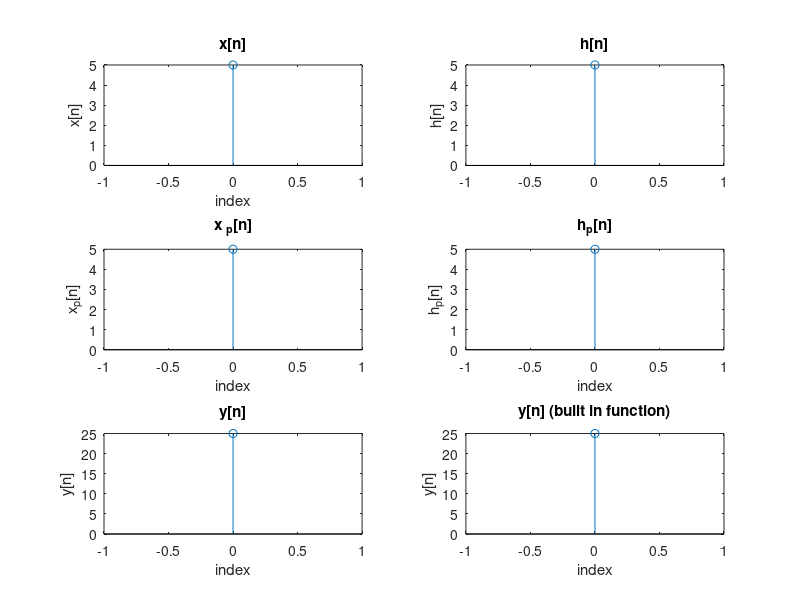

MATLAB code for this plot:
x=input("Enter x[n]:");
h=input("Enter h[n]");
N=length(x);
M=length(h);
L=N+M-1;
X=[x,zeros(1,L-N)];
H=[h,zeros(1,L-M)];
%reversing h[n] without changing h[0]
H_new=[H(1), flip(H(2:L),2)];
y=zeros(1,L);
for i=1:L
    y(i)=sum(X.*circshift(H_new,i-1));
end
subplot(321);
stem(0:N-1,x);
xlabel("index");
ylabel("x[n]");
title("x[n]");
subplot(322);
xlabel("index");
stem(0:M-1,h);
ylabel("h[n]");
title("h[n]");
subplot(323);
stem(0:L-1,X);
xlabel("index");
ylabel("x_p[n]");
title("x _p[n]");
subplot(324);
stem(0:L-1,H);
xlabel("index");
ylabel("h_p[n]");
title("h_p[n]");
subplot(325);
stem(0:L-1,y);
xlabel("index");
ylabel("y[n]");
title("y[n]");
subplot(326);
stem(0:L-1,conv(x,h));
xlabel("index");
ylabel("y[n]");
title("y[n] (built in function)");